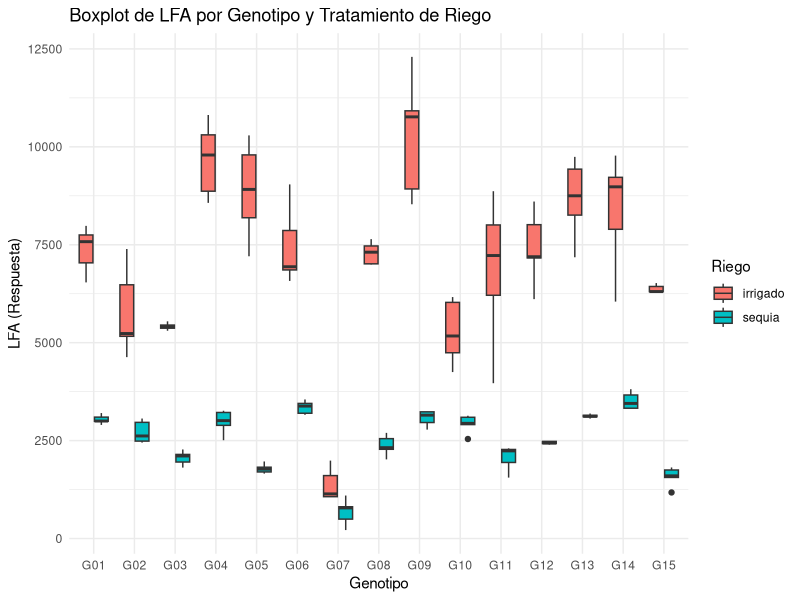

This figure's R source:
## ---- chunk 1
1 + 1
## ---- chunk 2
#| echo: false
2 * 2
## ---- chunk 3
library(openxlsx)
data <- openxlsx::read.xlsx("LA MOLINA 2014 POTATO WUE (FB).xlsx", sheet = "fb")
## ---- chunk 4
modelo <- lm(formula = lfa ~ bloque + geno + riego + riego*geno, data = data)

anova(modelo)
## ---- chunk 5
#cargamos el paquete ggplot2
library(ggplot2)

# Crear un boxplot para visualizar los efectos de geno y riego
ggplot(data, aes(x = factor(geno), y = lfa, fill = factor(riego))) +
  geom_boxplot() +
  labs(x = "Genotipo", y = "LFA (Respuesta)", fill = "Riego") +
  theme_minimal() +
  ggtitle("Boxplot de LFA por Genotipo y Tratamiento de Riego")
